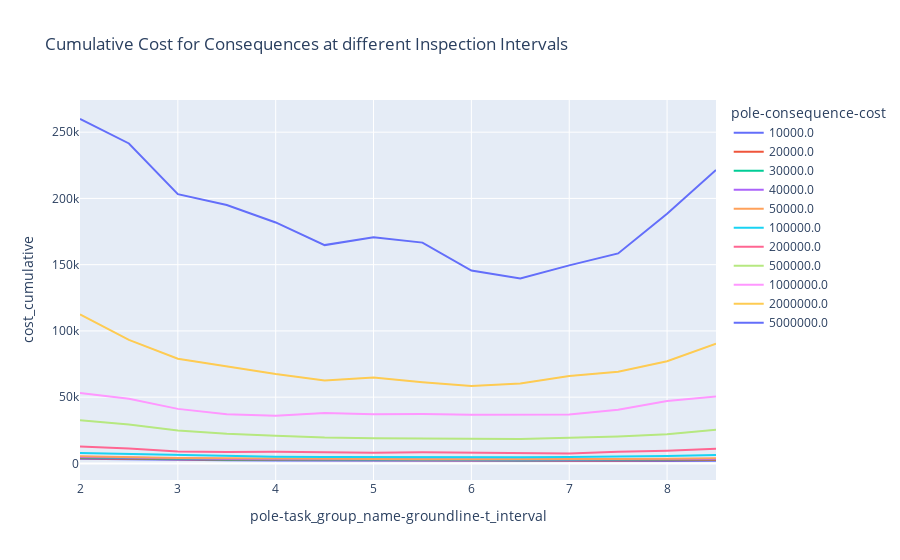

This figure's notebook cell:
### Code cell
df_plot = df_total.copy(deep=True)
df_plot['pole-task_group_name-groundline-t_interval'] = df_plot['pole-task_group_name-groundline-t_interval'] / 12

px.line(df_plot.reset_index(), x=x_axis, y='cost_cumulative', color=y_axis, title = "Cumulative Cost for Consequences at different Inspection Intervals").show()
px.line(df_plot.reset_index(), x=x_axis, y='cost_lifecycle', color=y_axis, title = "Lifcycle Cost for Consequences at different Inspection Intervals").show()
px.line(df_plot.reset_index(), x=x_axis, y='value_lost', color=y_axis, title = "Value Lost for Consequences at different Inspection Intervals").show()

df_plots = df_all.copy(deep=True)
df_plots['pole-task_group_name-groundline-t_interval'] = df_plots['pole-task_group_name-groundline-t_interval'] / 12
make_value_lost_fig(df_plots, x_axis=x_axis, y_axis='value_lost_pop', legend =agg_cols[0], title=f'Annual Value Lost by Depot').show()

df_plot_all = df_all.loc[df_all['Depot (ZSG Area)'].isin(['Gunnedah Depot', 'Queanbeyan Depot', 'Junee Depot', 'Braidwood Depot'])]
df_plot_all['pole-task_group_name-groundline-t_interval'] = df_plot_all['pole-task_group_name-groundline-t_interval'] / 12
make_value_lost_fig(df_plot_all, x_axis=x_axis, y_axis='value_lost_pop', legend =agg_cols[0], title=f'Annual Value Lost by Depot').show()

### Figure 1 — Plotly figure (JSON) as saved in the notebook; plotly's stock layout.template omitted (floating-point values rounded to 4 significant figures)
{"data": [{"hovertemplate": "pole-consequence-cost=10000.0<br>pole-task_group_name-groundline-t_interval=%{x}<br>cost_cumulative=%{y}<extra></extra>", "legendgroup": "10000.0", "line": {"color": "#636efa", "dash": "solid"}, "mode": "lines", "name": "10000.0", "orientation": "v", "showlegend": true, "type": "scatter", "x": [2, 2.5, 3, 3.5, 4, 4.5, 5, 5.5, 6, 6.5, 7, 7.5, 8, 8.5], "xaxis": "x", "y": [3436.0, 2951.0, 2619.0, 2358.0, 2203.0, 2087.0, 2030.0, 1990.0, 1934.0, 1809.0, 1843.0, 1843.0, 1840.0, 1930.0], "yaxis": "y"}, {"hovertemplate": "pole-consequence-cost=20000.0<br>pole-task_group_name-groundline-t_interval=%{x}<br>cost_cumulative=%{y}<extra></extra>", "legendgroup": "20000.0", "line": {"color": "#EF553B", "dash": "solid"}, "mode": "lines", "name": "20000.0", "orientation": "v", "showlegend": true, "type": "scatter", "x": [2, 2.5, 3, 3.5, 4, 4.5, 5, 5.5, 6, 6.5, 7, 7.5, 8, 8.5], "xaxis": "x", "y": [3912.0, 3416.0, 3004.0, 2824.0, 2550.0, 2412.0, 2308.0, 2219.0, 2071.0, 2100.0, 2135.0, 2215.0, 2380.0, 2623.0], "yaxis": "y"}, {"hovertemplate": "pole-consequence-cost=30000.0<br>pole-task_group_name-groundline-t_interval=%{x}<br>cost_cumulative=%{y}<extra></extra>", "legendgroup": "30000.0", "line": {"color": "#00cc96", "dash": "solid"}, "mode": "lines", "name": "30000.0", "orientation": "v", "showlegend": true, "type": "scatter", "x": [2, 2.5, 3, 3.5, 4, 4.5, 5, 5.5, 6, 6.5, 7, 7.5, 8, 8.5], "xaxis": "x", "y": [4543.0, 3864.0, 3366.0, 3011.0, 2881.0, 2652.0, 2579.0, 2535.0, 2498.0, 2408.0, 2512.0, 2546.0, 2793.0, 3046.0], "yaxis": "y"}, {"hovertemplate": "pole-consequence-cost=40000.0<br>pole-task_group_name-groundline-t_interval=%{x}<br>cost_cumulative=%{y}<extra></extra>", "legendgroup": "40000.0", "line": {"color": "#ab63fa", "dash": "solid"}, "mode": "lines", "name": "40000.0", "orientation": "v", "showlegend": true, "type": "scatter", "x": [2, 2.5, 3, 3.5, 4, 4.5, 5, 5.5, 6, 6.5, 7, 7.5, 8, 8.5], "xaxis": "x", "y": [4861.0, 4257.0, 3736.0, 3389.0, 3112.0, 2968.0, 2857.0, 2830.0, 2854.0, 2850.0, 2855.0, 2949.0, 3129.0, 3245.0], "yaxis": "y"}, {"hovertemplate": "pole-consequence-cost=50000.0<br>pole-task_group_name-groundline-t_interval=%{x}<br>cost_cumulative=%{y}<extra></extra>", "legendgroup": "50000.0", "line": {"color": "#FFA15A", "dash": "solid"}, "mode": "lines", "name": "50000.0", "orientation": "v", "showlegend": true, "type": "scatter", "x": [2, 2.5, 3, 3.5, 4, 4.5, 5, 5.5, 6, 6.5, 7, 7.5, 8, 8.5], "xaxis": "x", "y": [5383.0, 4536.0, 4131.0, 3832.0, 3522.0, 3267.0, 3229.0, 3154.0, 3070.0, 3041.0, 3181.0, 3342.0, 3534.0, 3908.0], "yaxis": "y"}, {"hovertemplate": "pole-consequence-cost=100000.0<br>pole-task_group_name-groundline-t_interval=%{x}<br>cost_cumulative=%{y}<extra></extra>", "legendgroup": "100000.0", "line": {"color": "#19d3f3", "dash": "solid"}, "mode": "lines", "name": "100000.0", "orientation": "v", "showlegend": true, "type": "scatter", "x": [2, 2.5, 3, 3.5, 4, 4.5, 5, 5.5, 6, 6.5, 7, 7.5, 8, 8.5], "xaxis": "x", "y": [7890.0, 7075.0, 6177.0, 5634.0, 4975.0, 4857.0, 4742.0, 4564.0, 4462.0, 4602.0, 4800.0, 4948.0, 5541.0, 6418.0], "yaxis": "y"}, {"hovertemplate": "pole-consequence-cost=200000.0<br>pole-task_group_name-groundline-t_interval=%{x}<br>cost_cumulative=%{y}<extra></extra>", "legendgroup": "200000.0", "line": {"color": "#FF6692", "dash": "solid"}, "mode": "lines", "name": "200000.0", "orientation": "v", "showlegend": true, "type": "scatter", "x": [2, 2.5, 3, 3.5, 4, 4.5, 5, 5.5, 6, 6.5, 7, 7.5, 8, 8.5], "xaxis": "x", "y": [12770.0, 11270.0, 8981.0, 8513.0, 8718.0, 8520.0, 8016.0, 8437.0, 8111.0, 7364.0, 7532.0, 8697.0, 9550.0, 11060.0], "yaxis": "y"}, {"hovertemplate": "pole-consequence-cost=500000.0<br>pole-task_group_name-groundline-t_interval=%{x}<br>cost_cumulative=%{y}<extra></extra>", "legendgroup": "500000.0", "line": {"color": "#B6E880", "dash": "solid"}, "mode": "lines", "name": "500000.0", "orientation": "v", "showlegend": true, "type": "scatter", "x": [2, 2.5, 3, 3.5, 4, 4.5, 5, 5.5, 6, 6.5, 7, 7.5, 8, 8.5], "xaxis": "x", "y": [32570.0, 29290.0, 24920.0, 22410.0, 20860.0, 19450.0, 18990.0, 18830.0, 18590.0, 18470.0, 19370.0, 20360.0, 22050.0, 25360.0], "yaxis": "y"}, {"hovertemplate": "pole-consequence-cost=1000000.0<br>pole-task_group_name-groundline-t_interval=%{x}<br>cost_cumulative=%{y}<extra></extra>", "legendgroup": "1000000.0", "line": {"color": "#FF97FF", "dash": "solid"}, "mode": "lines", "name": "1000000.0", "orientation": "v", "showlegend": true, "type": "scatter", "x": [2, 2.5, 3, 3.5, 4, 4.5, 5, 5.5, 6, 6.5, 7, 7.5, 8, 8.5], "xaxis": "x", "y": [53100.0, 48840.0, 41160.0, 37160.0, 36030.0, 37964, 37110.0, 37260.0, 36640.0, 36990.0, 36970.0, 40570.0, 47170.0, 50570.0], "yaxis": "y"}, {"hovertemplate": "pole-consequence-cost=2000000.0<br>pole-task_group_name-groundline-t_interval=%{x}<br>cost_cumulative=%{y}<extra></extra>", "legendgroup": "2000000.0", "line": {"color": "#FECB52", "dash": "solid"}, "mode": "lines", "name": "2000000.0", "orientation": "v", "showlegend": true, "type": "scatter", "x": [2, 2.5, 3, 3.5, 4, 4.5, 5, 5.5, 6, 6.5, 7, 7.5, 8, 8.5], "xaxis": "x", "y": [112500.0, 93260.0, 78970.0, 73190.0, 67450.0, 62560.0, 64920.0, 61270.0, 58420.0, 60370.0, 65930.0, 69110.0, 77110.0, 90340.0], "yaxis": "y"}, {"hovertemplate": "pole-consequence-cost=5000000.0<br>pole-task_group_name-groundline-t_interval=%{x}<br>cost_cumulative=%{y}<extra></extra>", "legendgroup": "5000000.0", "line": {"color": "#636efa", "dash": "solid"}, "mode": "lines", "name": "5000000.0", "orientation": "v", "showlegend": true, "type": "scatter", "x": [2, 2.5, 3, 3.5, 4, 4.5, 5, 5.5, 6, 6.5, 7, 7.5, 8, 8.5], "xaxis": "x", "y": [259900.0, 241500.0, 203200.0, 195000.0, 181900.0, 164800.0, 170700.0, 166600.0, 145600.0, 139500.0, 149500.0, 158500.0, 188500.0, 221500.0], "yaxis": "y"}], "layout": {"legend": {"title": {"text": "pole-consequence-cost"}, "tracegroupgap": 0}, "title": {"text": "Cumulative Cost for Consequences at different Inspection Intervals"}, "xaxis": {"anchor": "y", "domain": [0, 1], "title": {"text": "pole-task_group_name-groundline-t_interval"}}, "yaxis": {"anchor": "x", "domain": [0, 1], "title": {"text": "cost_cumulative"}}}}
